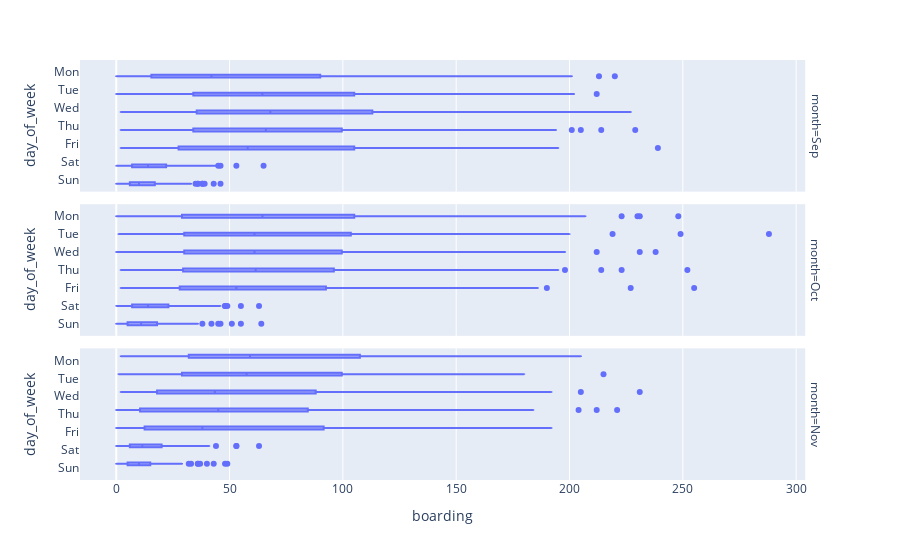

This figure's notebook cell:
### Code cell
fig = px.box(df, x="boarding", y="day_of_week",category_orders={"day_of_week": ["Mon","Tue","Wed","Thu", "Fri", "Sat", "Sun"]})
fig.show()

### Figure 1 — Plotly figure (JSON) as saved in the notebook; plotly's stock layout.template omitted (floating-point values rounded to 4 significant figures; data arrays with more than 128 entries replaced by an {"elided": "..."} marker saying what was removed)
{"data": [{"alignmentgroup": "True", "hovertemplate": "month=Sep<br>boarding=%{x}<br>day_of_week=%{y}<extra></extra>", "legendgroup": "", "marker": {"color": "#636efa"}, "name": "", "notched": false, "offsetgroup": "", "orientation": "h", "showlegend": false, "type": "box", "x": {"elided": "1920 int values"}, "x0": " ", "xaxis": "x3", "y": {"elided": "1920 str values"}, "y0": " ", "yaxis": "y3"}, {"alignmentgroup": "True", "hovertemplate": "month=Oct<br>boarding=%{x}<br>day_of_week=%{y}<extra></extra>", "legendgroup": "", "marker": {"color": "#636efa"}, "name": "", "notched": false, "offsetgroup": "", "orientation": "h", "showlegend": false, "type": "box", "x": {"elided": "1984 int values"}, "x0": " ", "xaxis": "x2", "y": {"elided": "1984 str values"}, "y0": " ", "yaxis": "y2"}, {"alignmentgroup": "True", "hovertemplate": "month=Nov<br>boarding=%{x}<br>day_of_week=%{y}<extra></extra>", "legendgroup": "", "marker": {"color": "#636efa"}, "name": "", "notched": false, "offsetgroup": "", "orientation": "h", "showlegend": false, "type": "box", "x": {"elided": "1920 int values"}, "x0": " ", "xaxis": "x", "y": {"elided": "1920 str values"}, "y0": " ", "yaxis": "y"}], "layout": {"annotations": [{"font": {}, "showarrow": false, "text": "month=Nov", "textangle": 90, "x": 0.98, "xanchor": "left", "xref": "paper", "y": 0.1567, "yanchor": "middle", "yref": "paper"}, {"font": {}, "showarrow": false, "text": "month=Oct", "textangle": 90, "x": 0.98, "xanchor": "left", "xref": "paper", "y": 0.5, "yanchor": "middle", "yref": "paper"}, {"font": {}, "showarrow": false, "text": "month=Sep", "textangle": 90, "x": 0.98, "xanchor": "left", "xref": "paper", "y": 0.8433, "yanchor": "middle", "yref": "paper"}], "boxmode": "group", "legend": {"tracegroupgap": 0}, "margin": {"t": 60}, "xaxis": {"anchor": "y", "domain": [0, 0.98], "title": {"text": "boarding"}}, "xaxis2": {"anchor": "y2", "domain": [0, 0.98], "matches": "x", "showticklabels": false}, "xaxis3": {"anchor": "y3", "domain": [0, 0.98], "matches": "x", "showticklabels": false}, "yaxis": {"anchor": "x", "categoryarray": ["Sun", "Sat", "Fri", "Thu", "Wed", "Tue", "Mon"], "categoryorder": "array", "domain": [0, 0.3133], "title": {"text": "day_of_week"}}, "yaxis2": {"anchor": "x2", "categoryarray": ["Sun", "Sat", "Fri", "Thu", "Wed", "Tue", "Mon"], "categoryorder": "array", "domain": [0.3433, 0.6567], "matches": "y", "title": {"text": "day_of_week"}}, "yaxis3": {"anchor": "x3", "categoryarray": ["Sun", "Sat", "Fri", "Thu", "Wed", "Tue", "Mon"], "categoryorder": "array", "domain": [0.6867, 1.0], "matches": "y", "title": {"text": "day_of_week"}}}}
